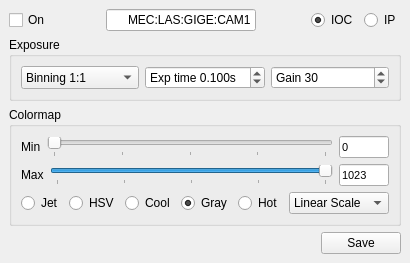
        <widget class="QDockWidget" name="dockWidget_1_1">
         <property name="features">
          <set>QDockWidget::DockWidgetFloatable|QDockWidget::DockWidgetMovable</set>
         </property>
         <property name="windowTitle">
          <string>CAM 1 Settings</string>
         </property>
         <widget class="QWidget" name="dockWidgetContents_1_1">
          <layout class="QGridLayout" name="gridLayout_11">
           <item row="0" column="0">
            <layout class="QHBoxLayout" name="horizontalLayout">
             <item>
              <widget class="QCheckBox" name="cB_on_1">
               <property name="cursor">
                <cursorShape>PointingHandCursor</cursorShape>
               </property>
               <property name="text">
                <string>On</string>
               </property>
               <property name="checked">
                <bool>false</bool>
               </property>
              </widget>
             </item>
             <item>
              <spacer name="horizontalSpacer">
               <property name="orientation">
                <enum>Qt::Horizontal</enum>
               </property>
               <property name="sizeHint" stdset="0">
                <size>
                 <width>40</width>
                 <height>20</height>
                </size>
               </property>
              </spacer>
             </item>
             <item>
              <widget class="QLineEdit" name="lEpvname_1">
               <property name="sizePolicy">
                <sizepolicy hsizetype="Preferred" vsizetype="Preferred">
                 <horstretch>0</horstretch>
                 <verstretch>0</verstretch>
                </sizepolicy>
               </property>
               <property name="minimumSize">
                <size>
                 <width>150</width>
                 <height>0</height>
                </size>
               </property>
               <property name="maximumSize">
                <size>
                 <width>16777215</width>
                 <height>30</height>
                </size>
               </property>
               <property name="text">
                <string>MEC:LAS:GIGE:CAM1</string>
               </property>
               <property name="alignment">
                <set>Qt::AlignRight|Qt::AlignTrailing|Qt::AlignVCenter</set>
               </property>
              </widget>
             </item>
             <item>
              <spacer name="horizontalSpacer_47">
               <property name="orientation">
                <enum>Qt::Horizontal</enum>
               </property>
               <property name="sizeHint" stdset="0">
                <size>
                 <width>40</width>
                 <height>20</height>
                </size>
               </property>
              </spacer>
             </item>
             <item>
              <widget class="QRadioButton" name="rB_iocmod_1">
               <property name="text">
                <string>IOC</string>
               </property>
               <property name="checked">
                <bool>true</bool>
               </property>
              </widget>
             </item>
             <item>
              <widget class="QRadioButton" name="rB_ipmod_1">
               <property name="text">
                <string>IP</string>
               </property>
              </widget>
             </item>
            </layout>
           </item>
           <item row="1" column="0">
            <widget class="QGroupBox" name="groupBox_2">
             <property name="title">
              <string>Exposure</string>
             </property>
             <layout class="QGridLayout" name="gridLayout_14">
              <item row="0" column="1">
               <widget class="QDoubleSpinBox" name="dS_expt_1">
                <property name="prefix">
                 <string>Exp time </string>
                </property>
                <property name="suffix">
                 <string>s</string>
                </property>
                <property name="decimals">
                 <number>3</number>
                </property>
                <property name="minimum">
                 <double>0.050000000000000</double>
                </property>
                <property name="maximum">
                 <double>60.000000000000000</double>
                </property>
                <property name="singleStep">
                 <double>0.100000000000000</double>
                </property>
                <property name="value">
                 <double>0.100000000000000</double>
                </property>
               </widget>
              </item>
              <item row="0" column="0">
               <widget class="QComboBox" name="cmB_bin_1">
                <property name="sizePolicy">
                 <sizepolicy hsizetype="Preferred" vsizetype="Preferred">
                  <horstretch>0</horstretch>
                  <verstretch>0</verstretch>
                 </sizepolicy>
                </property>
                <property name="maximumSize">
                 <size>
                  <width>16777215</width>
                  <height>16777215</height>
                 </size>
                </property>
                <item>
                 <property name="text">
                  <string>Binning 1:1</string>
                 </property>
                </item>
                <item>
                 <property name="text">
                  <string>Binning 2:2</string>
                 </property>
                </item>
                <item>
                 <property name="text">
                  <string>Binning 3:3</string>
                 </property>
                </item>
                <item>
                 <property name="text">
                  <string>Binning 8:8</string>
                 </property>
                </item>
               </widget>
              </item>
              <item row="0" column="2">
               <widget class="QSpinBox" name="iS_gain_1">
                <property name="suffix">
                 <string/>
                </property>
                <property name="prefix">
                 <string>Gain </string>
                </property>
                <property name="maximum">
                 <number>35</number>
                </property>
                <property name="value">
                 <number>30</number>
                </property>
               </widget>
              </item>
             </layout>
            </widget>
           </item>
           <item row="2" column="0">
            <widget class="QGroupBox" name="groupBox">
             <property name="title">
              <string>Colormap</string>
             </property>
             <layout class="QGridLayout" name="gridLayout_13">
              <item row="0" column="0">
               <layout class="QVBoxLayout" name="verticalLayout_10">
                <item>
                 <layout class="QVBoxLayout" name="verticalLayout_9">
                  <item>
                   <layout class="QHBoxLayout" name="horizontalLayout_3">
                    <item>
                     <widget class="QLabel" name="labelRangeMin_2">
                      <property name="text">
                       <string>Min</string>
                      </property>
                     </widget>
                    </item>
                    <item>
                     <widget class="QSlider" name="hSRngMin_1">
                      <property name="sizePolicy">
                       <sizepolicy hsizetype="Expanding" vsizetype="Fixed">
                        <horstretch>3</horstretch>
                        <verstretch>0</verstretch>
                       </sizepolicy>
                      </property>
                      <property name="maximum">
                       <number>1023</number>
                      </property>
                      <property name="orientation">
                       <enum>Qt::Horizontal</enum>
                      </property>
                      <property name="tickPosition">
                       <enum>QSlider::TicksBelow</enum>
                      </property>
                      <property name="tickInterval">
                       <number>256</number>
                      </property>
                     </widget>
                    </item>
                    <item>
                     <widget class="QLineEdit" name="lERngMin_1">
                      <property name="sizePolicy">
                       <sizepolicy hsizetype="Fixed" vsizetype="Fixed">
                        <horstretch>1</horstretch>
                        <verstretch>0</verstretch>
                       </sizepolicy>
                      </property>
                      <property name="minimumSize">
                       <size>
                        <width>10</width>
                        <height>0</height>
                       </size>
                      </property>
                      <property name="maximumSize">
                       <size>
                        <width>50</width>
                        <height>16777215</height>
                       </size>
                      </property>
                      <property name="font">
                       <font>
                        <pointsize>8</pointsize>
                       </font>
                      </property>
                      <property name="text">
                       <string>0</string>
                      </property>
                     </widget>
                    </item>
                   </layout>
                  </item>
                  <item>
                   <layout class="QHBoxLayout" name="horizontalLayout_4">
                    <item>
                     <widget class="QLabel" name="labelRangeMax_2">
                      <property name="text">
                       <string>Max</string>
                      </property>
                     </widget>
                    </item>
                    <item>
                     <widget class="QSlider" name="hSRngMax_1">
                      <property name="sizePolicy">
                       <sizepolicy hsizetype="Expanding" vsizetype="Fixed">
                        <horstretch>3</horstretch>
                        <verstretch>0</verstretch>
                       </sizepolicy>
                      </property>
                      <property name="maximum">
                       <number>1023</number>
                      </property>
                      <property name="sliderPosition">
                       <number>1023</number>
                      </property>
                      <property name="orientation">
                       <enum>Qt::Horizontal</enum>
                      </property>
                      <property name="invertedAppearance">
                       <bool>false</bool>
                      </property>
                      <property name="invertedControls">
                       <bool>false</bool>
                      </property>
                      <property name="tickPosition">
                       <enum>QSlider::TicksBelow</enum>
                      </property>
                      <property name="tickInterval">
                       <number>256</number>
                      </property>
                     </widget>
                    </item>
                    <item>
                     <widget class="QLineEdit" name="lERngMax_1">
                      <property name="sizePolicy">
                       <sizepolicy hsizetype="Fixed" vsizetype="Fixed">
                        <horstretch>1</horstretch>
                        <verstretch>0</verstretch>
                       </sizepolicy>
                      </property>
                      <property name="minimumSize">
                       <size>
                        <width>10</width>
                        <height>0</height>
                       </size>
                      </property>
                      <property name="maximumSize">
                       <size>
                        <width>50</width>
                        <height>16777215</height>
                       </size>
                      </property>
                      <property name="font">
                       <font>
                        <pointsize>8</pointsize>
                       </font>
                      </property>
                      <property name="text">
                       <string>1023</string>
                      </property>
                     </widget>
                    </item>
                   </layout>
                  </item>
                  <item>
                   <layout class="QHBoxLayout" name="horizontalLayout_9">
                    <item>
                     <widget class="QRadioButton" name="rBColor_Jet_1">
                      <property name="text">
                       <string>Jet</string>
                      </property>
                     </widget>
                    </item>
                    <item>
                     <widget class="QRadioButton" name="rBColor_HSV_1">
                      <property name="text">
                       <string>HSV</string>
                      </property>
                     </widget>
                    </item>
                    <item>
                     <widget class="QRadioButton" name="rBColor_Cool_1">
                      <property name="text">
                       <string>Cool</string>
                      </property>
                     </widget>
                    </item>
                    <item>
                     <widget class="QRadioButton" name="rBColor_Gray_1">
                      <property name="text">
                       <string>Gray</string>
                      </property>
                      <property name="checked">
                       <bool>true</bool>
                      </property>
                     </widget>
                    </item>
                    <item>
                     <widget class="QRadioButton" name="rBColor_Hot_1">
                      <property name="text">
                       <string>Hot</string>
                      </property>
                      <property name="checked">
                       <bool>false</bool>
                      </property>
                     </widget>
                    </item>
                    <item>
                     <widget class="QComboBox" name="cBoxScale_1">
                      <property name="minimumSize">
                       <size>
                        <width>100</width>
                        <height>0</height>
                       </size>
                      </property>
                      <item>
                       <property name="text">
                        <string>Linear Scale</string>
                       </property>
                      </item>
                      <item>
                       <property name="text">
                        <string>Log Scale</string>
                       </property>
                      </item>
                      <item>
                       <property name="text">
                        <string>Exp Scale</string>
                       </property>
                      </item>
                     </widget>
                    </item>
                   </layout>
                  </item>
                 </layout>
                </item>
               </layout>
              </item>
             </layout>
            </widget>
           </item>
           <item row="3" column="0">
            <layout class="QHBoxLayout" name="horizontalLayout_2">
             <item>
              <spacer name="horizontalSpacer_2">
               <property name="orientation">
                <enum>Qt::Horizontal</enum>
               </property>
               <property name="sizeHint" stdset="0">
                <size>
                 <width>40</width>
                 <height>20</height>
                </size>
               </property>
              </spacer>
             </item>
             <item>
              <widget class="QPushButton" name="pB_save_1">
               <property name="text">
                <string>Save</string>
               </property>
              </widget>
             </item>
            </layout>
           </item>
          </layout>
         </widget>
        </widget>
